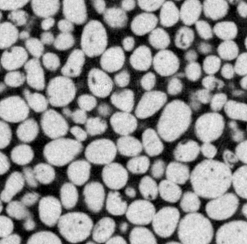
#> input picture img1.tiff, 247 x 244 px
$ python test10.py   (older library calls are emulated)
#> lines starting #> are read from the running program, lines starting #| are printed output that depends on the picture; long printed decimals are rounded
import numpy as np
from numpy.linalg import inv
from scipy import misc
import pandas as pd
import matplotlib.pyplot as plt

d = 3

image_1 = 'img1.tiff'
image_2 = 'img4.tiff'

i_1 = misc.imread(image_1, flatten=True)
#> i_1: shape (244, 247) float32; min 0, max 243, mean 144.7
j_1 = misc.imread(image_2, flatten=True)
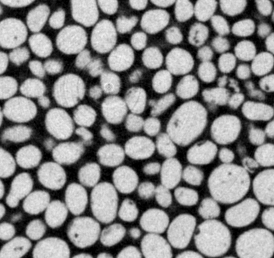
#> input picture img4.tiff, 274 x 258 px
#> j_1: shape (258, 274) float32; min 0, max 247, mean 136.1


def re_index_image(Image):
	x_pixels,y_pixels = Image.shape
#> x_pixels = 244; y_pixels = 247
	A = np.empty([x_pixels * y_pixels, 3])
	for i in np.arange(x_pixels * y_pixels):
		x_index = i // y_pixels
		y_index = i % y_pixels
		A[i,0] = x_index
		A[i,1] = y_index
		A[i,2] = Image[x_index,y_index]
	return A

x = re_index_image(i_1)
y = re_index_image(j_1)

df1 = pd.DataFrame(x)
#> df1 = table of 60268 rows and 3 columns
df2 = pd.DataFrame(y)
#> df2 = table of 70692 rows and 3 columns
print(df2.describe())
#|                   0            1             2
#| count  70692.000  70692.000  70692.000
#| mean     128.500    136.500    136.148
#| std       74.478     79.097     76.020
#| min        0      0      0
#| 25%       64.000     68.000     57.000
#| 50%      128.500    136.500    170.000
#| 75%      193.000    205.000    204.000
#| max      257.000    273.000    247.000
print(df1.describe())
#|                   0             1             2
#| count  60268.000  60268.000  60268.000
#| mean     121.500    123.000    144.683
#| std       70.437     71.303     71.879
#| min        0      0      0
#| 25%       60.750     61.000     77.000
#| 50%      121.500    123.000    177.000
#| 75%      182.250    185.000    207.000
#| max      243.000    246.000    243.000

plt.hist(df1[2], bins=20)
plt.hist(df2[2], bins=20)
plt.show()
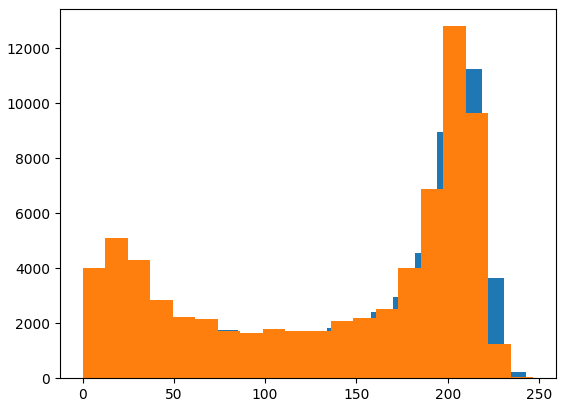
#> figure drawn by matplotlib, 1 panel; tallest bar 11242 high, from x = 206.6 to 218.7; tallest bar 12811 high, from x = 197.6 to 209.9
